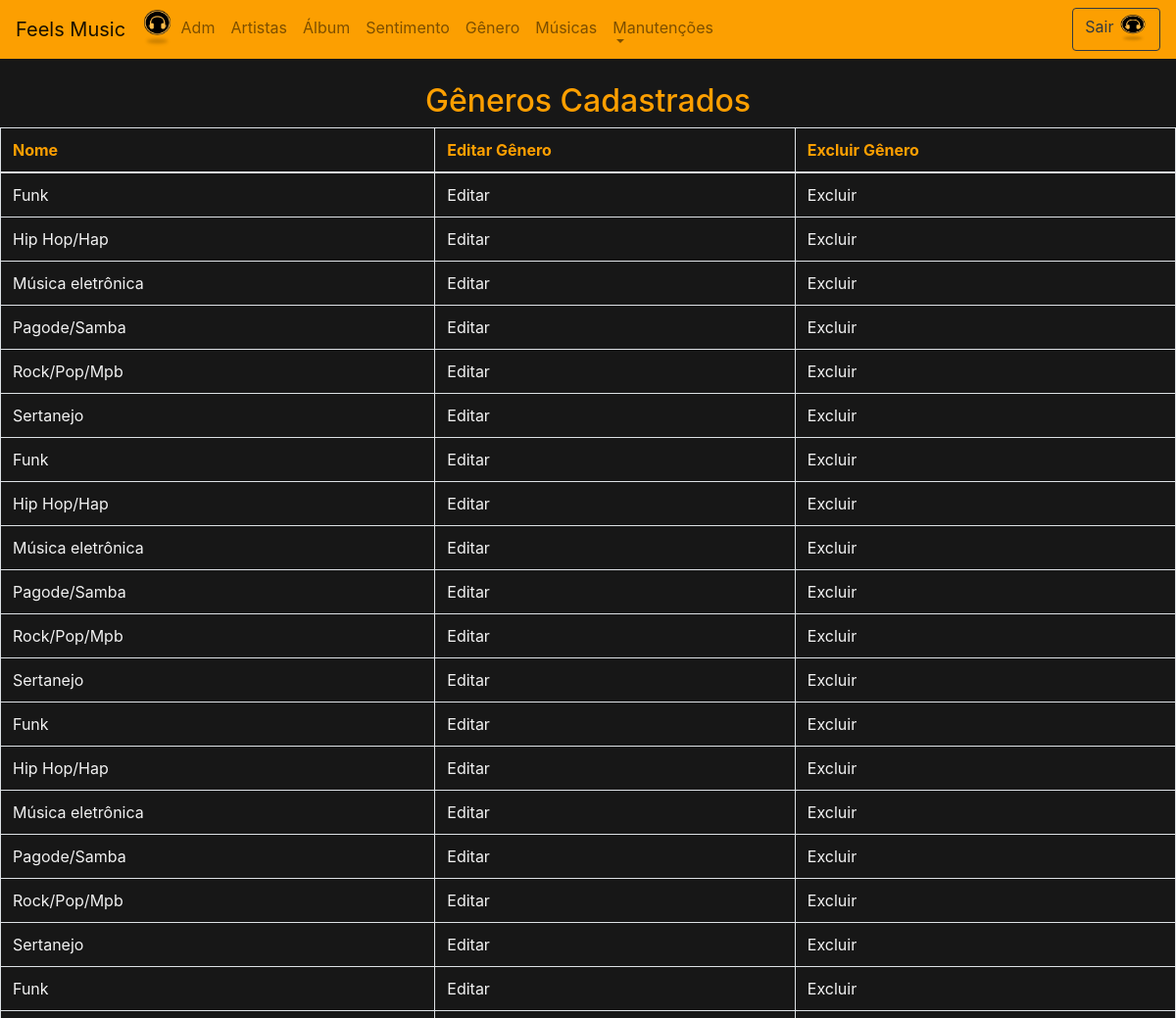
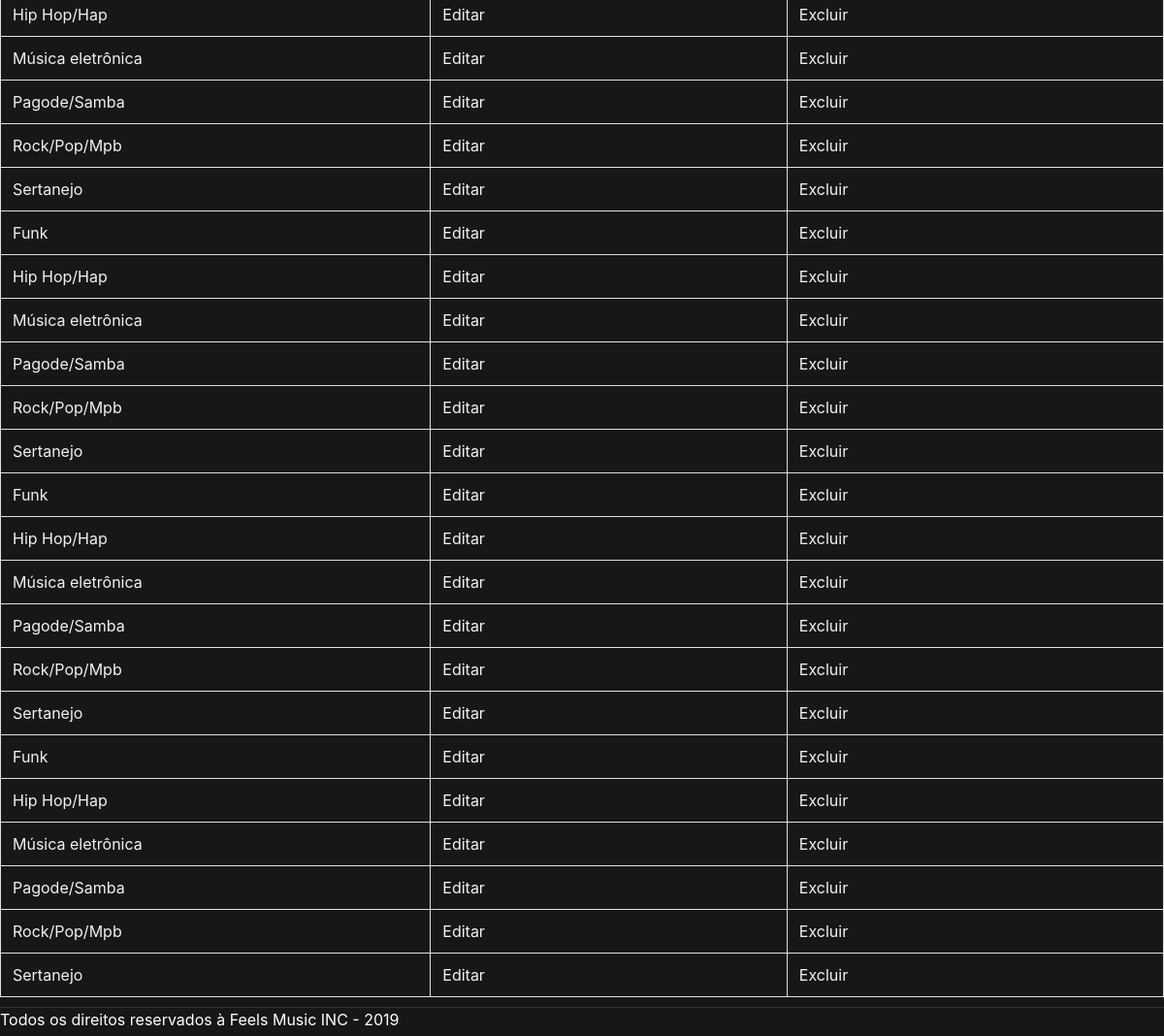
The app's page /pages/pages_adm/visualizarGenero.php (signed in) with its own data (2 pictures, top to bottom).
### tables this page shows
CREATE TABLE IF NOT EXISTS `genero` (
  `idgenero` INT AUTO_INCREMENT NOT NULL,
  `nome` VARCHAR(45) NOT NULL,
  `sentimento_idsentimento` INT NOT NULL,
  PRIMARY KEY (`idgenero`),
  INDEX `fk_genero_sentimento1_idx` (`sentimento_idsentimento` ASC),
  CONSTRAINT `fk_genero_sentimento1`
    FOREIGN KEY (`sentimento_idsentimento`)
    REFERENCES `sentimento` (`idsentimento`)
    ON DELETE NO ACTION
    ON UPDATE NO ACTION);

### pages/pages_adm/visualizarGenero.php (the view, shortened to what this page needs)
<?php
	include("../../includes/nav.php");
$conexao = mysqli_connect("localhost", "root", "", "bancofeelsmusic");
$busca = mysqli_query($conexao, "SELECT * FROM genero");
$arrGenero = mysqli_fetch_all($busca, MYSQLI_ASSOC);
 ?>
<!DOCTYPE html>
<html lang="en" dir="ltr">
  <head>
  </head>
  <body>
    <br>
    <center>
      <h2>Gêneros Cadastrados</h2>
      <table class="table table-bordered">
        <thead>
          <tr>
            <th scope="col">Nome</th>
            <th scope="col">Editar Gênero</th>
            <th scope="col">Excluir Gênero</th>
          </tr>
        </thead>
        <?php
          foreach ($arrGenero as $chave => $valor) {
            echo "<tr>";
            echo "<td>".$valor["nome"]."</td>";
            echo "<td>";
              echo "<a href='../../actions/alterarGenero.php?codigo=".$valor["idgenero"]."'>Editar</a>";
            echo "</td>";
            echo "<td>";
              echo "<a href='../../actions/excluirGenero.php?codigo=".$valor["idgenero"]."'>Excluir</a>";
            echo "</td>";
            echo "</tr>";
          }
         ?>
      </table>
    </center>
  </body>
  <br>
  <footer class="fixar-rodape">
    Todos os direitos reservados à Feels Music INC - 2019
  </footer>
</html>

### includes/nav.php (style rules this page uses)
body { background-color: #171717; }
footer.fixar-rodape { border-top: 1px solid #333; bottom: 0; left: 0; height: 30px; position: fixed; width: 100%; background: #171717; color: #ffffff; }

### pages/pages_adm/visualizarGenero.php (style rules this page uses)
body { background-color: #171717; }
h2,th { color: #FC9F01 }
td,a { color:#F2F2F2 }
footer.fixar-rodape { border-top: 1px solid #333; bottom: 0; left: 0; height: 30px; position: fixed; width: 100%; background: #171717; color: #ffffff; }

### records on screen
genero: nome "Funk"
genero: nome "Hip Hop/Hap"
genero: nome "Música eletrônica"
genero: nome "Pagode/Samba"
genero: nome "Rock/Pop/Mpb"
genero: nome "Sertanejo"
genero: nome "Funk"
genero: nome "Hip Hop/Hap"
genero: nome "Música eletrônica"
genero: nome "Pagode/Samba"
genero: nome "Rock/Pop/Mpb"
genero: nome "Sertanejo"
genero: nome "Funk"
genero: nome "Hip Hop/Hap"
genero: nome "Música eletrônica"
genero: nome "Pagode/Samba"
genero: nome "Rock/Pop/Mpb"
genero: nome "Sertanejo"
genero: nome "Funk"
genero: nome "Hip Hop/Hap"
genero: nome "Música eletrônica"
genero: nome "Pagode/Samba"
genero: nome "Rock/Pop/Mpb"
genero: nome "Sertanejo"
genero: nome "Funk"
genero: nome "Hip Hop/Hap"
genero: nome "Música eletrônica"
genero: nome "Pagode/Samba"
genero: nome "Rock/Pop/Mpb"
genero: nome "Sertanejo"
genero: nome "Funk"
genero: nome "Hip Hop/Hap"
genero: nome "Música eletrônica"
genero: nome "Pagode/Samba"
genero: nome "Rock/Pop/Mpb"
genero: nome "Sertanejo"
genero: nome "Funk"
genero: nome "Hip Hop/Hap"
genero: nome "Música eletrônica"
genero: nome "Pagode/Samba"
genero: nome "Rock/Pop/Mpb"
genero: nome "Sertanejo"
